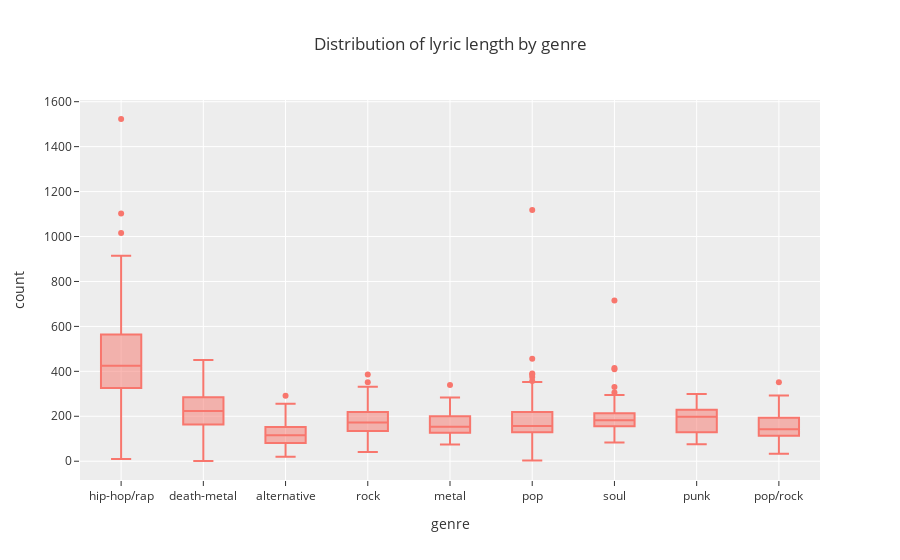

Source (notebook cell):
### Code cell
word_counts.plot.box(labels=dict(variable="genre", value="count"),template='ggplot2',title='Distribution of lyric length by genre')

### Figure 1 — Plotly figure (JSON) as saved in the notebook; plotly's stock layout.template omitted (floating-point values rounded to 4 significant figures; data arrays with more than 128 entries replaced by an {"elided": "..."} marker saying what was removed)
{"data": [{"alignmentgroup": "True", "hovertemplate": "genre=%{x}<br>count=%{y}<extra></extra>", "legendgroup": "", "marker": {"color": "#F8766D"}, "name": "", "notched": false, "offsetgroup": "", "orientation": "v", "showlegend": false, "type": "box", "x": {"elided": "9090 str values"}, "x0": " ", "xaxis": "x", "y": {"elided": "9090 int values"}, "y0": " ", "yaxis": "y"}], "layout": {"boxmode": "group", "legend": {"tracegroupgap": 0}, "title": {"text": "Distribution of lyric length by genre"}, "xaxis": {"anchor": "y", "domain": [0, 1], "title": {"text": "genre"}}, "yaxis": {"anchor": "x", "domain": [0, 1], "title": {"text": "count"}}}}
